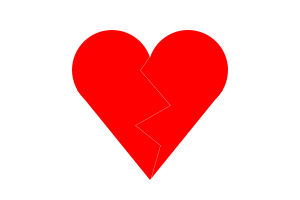
Frame 1 (no input)
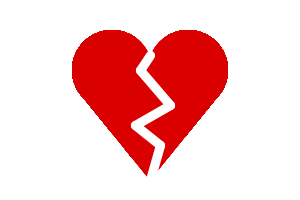
Frame 60 (the mouse pressed at the canvas centre just before this capture)
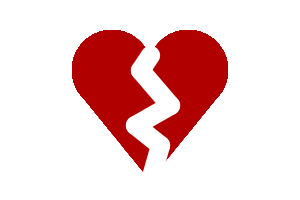
Frame 120 (the mouse held since frame 60 and released just before this capture)

The Processing sketch that drew these frames (run headless with seeded random() and noise(); from frame 60 on, the mouse is pressed at the canvas centre):

// Processing sketch: processing_55261
// ── processing_55261.pde

//Interactivity 1006 YSDN
//code by Anne Marie Hood

float x=.25;
float a=255;

void setup (){
  size (300,200);
  ellipseMode(CENTER);
  background (255);
}

void draw(){ 
  fill(a,0,0);  
  a-=4.1;
  if (a<50){
  a=255;
  //changes the fill of the heart from red to black
  }
  
  translate (width/2, height/2);
  noStroke();
  smooth();
  ellipse (-38,-30,80,80);
  ellipse (38,-30,80,80);
  triangle (-73,-10,73,-10,0,80);
  ellipse (0,-5,30,30);
  //draws heart

  frameRate(10);
  stroke(255,255,255);
  strokeWeight(x);
  x +=1;
  if (x>50){
  x=.25;
  }// the stroke weight starts at .25 and grows by one unit until it reaches 50 and then starts over again
  
  line (0,-45,-10,-30);
  line (-10,-30,20,5);
  line (20,5,-15,25);
  line (-15,25,10,45);
  line (10,45,0,80);
  //draws the jagged line
}
